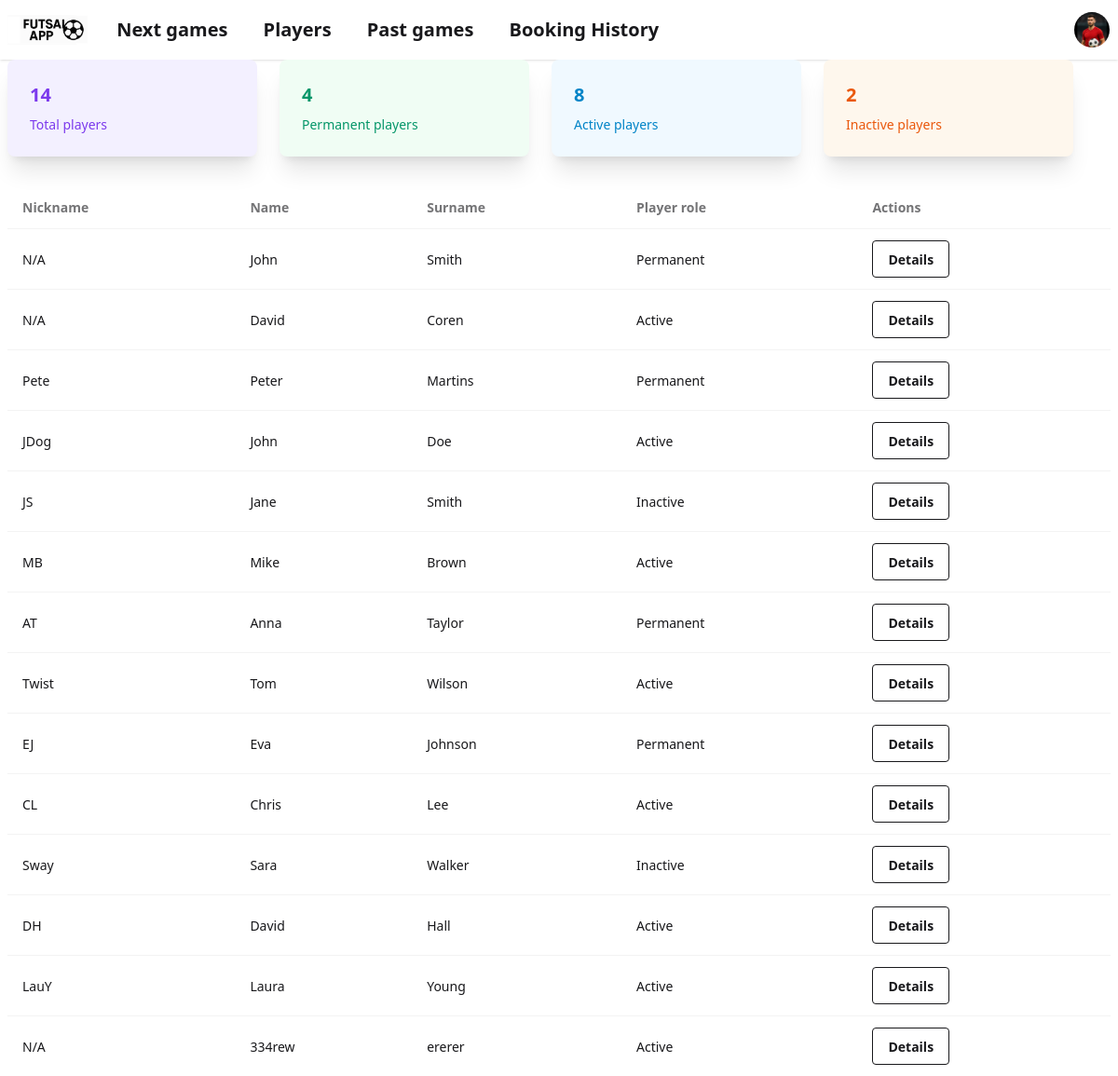
Screenshot of /games/players/ with the database file from the repository.
### games/models.py (models this page shows, shortened)
class Player(models.Model):
    ROLE_CHOICES = [('Active','Active'),('Inactive','Inactive'),('Permanent','Permanent')]
    name = models.CharField(max_length=255, validators=[MinLengthValidator(3)])
    surname = models.CharField(max_length=255, validators=[MinLengthValidator(3)])
    email = models.EmailField(max_length=255, validators=[MinLengthValidator(3)])
    mobile_number = models.CharField(
        max_length=9,
        validators=[RegexValidator(regex=r'^\d{9}$', message="Mobile number must contain exactly 9 digits")]
    )
    nickname = models.CharField(max_length=255, default='N/A', validators=[MinLengthValidator(3)])
    role = models.CharField(max_length=10, choices=ROLE_CHOICES, default='Active')

### games/views.py (the view)
# urls.py: path('players/', views.all_players, name='all_players_url'),
def all_players(request):
    found_players = Player.objects.all()
    found_players_aggregation = found_players.aggregate(
        total_players = Count('id'),
        permanent_players=Count('id', filter=Q(role='Permanent')),
        active_players=Count('id', filter=Q(role='Active')),
        inactive_players=Count('id', filter=Q(role='Inactive')),
    )
    return render(request, 'games/all_players.html', {
        'players': found_players,
        'details': found_players_aggregation
    })

### games/templates/games/all_players.html (shortened to what this page needs)
{% extends 'index.html' %}
{% block content %}
    <div class="grid grid-cols-4 gap-6 mb-8 mr-10">
        <div class="card shadow-xl bg-players-purple">
            <div class="card-body">
                <div class="text-xl font-semibold">{{ details.total_players }}</div>
                <p class="text-sm">Total players</p>
            </div>
        </div>
        <div class="card shadow-xl bg-players-green">
            <div class="card-body">
                <div class="text-xl font-semibold">{{ details.permanent_players }}</div>
                <p class="text-sm">Permanent players</p>
            </div>
        </div>
        <div class="card shadow-xl bg-players-blue">
            <div class="card-body">
                <div class="text-xl font-semibold">{{ details.active_players }}</div>
                <p class="text-sm">Active players</p>
            </div>
        </div>
        <div class="card shadow-xl bg-players-red">
            <div class="card-body">
                <div class="text-xl font-semibold">{{ details.inactive_players }}</div>
                <p class="text-sm">Inactive players</p>
            </div>
        </div>
    </div>
    <table class="table">
        <thead>
        <tr>
            <th>Nickname</th>
            <th>Name</th>
            <th>Surname</th>
            <th>Player role</th>
            <th>Actions</th>
        </tr>
        </thead>
        <tbody>
        {% for player in players %}
            <tr>
                <td>{{ player.nickname }}</td>
                <td>{{ player.name }}</td>
                <td>{{ player.surname }}</td>
                <td>{{ player.role }}</td>
                <td><a href="{% url 'player_details_url' player_id=player.id %}" class="btn btn-outline">Details</a></td>
            </tr>
        {% endfor %}
        </tbody>
    </table>
{% endblock content %}

### rows the page displays
Player: nickname "N/A", name "John", surname "Smith", role "Permanent"
Player: nickname "N/A", name "David", surname "Coren", role "Active"
Player: nickname "Pete", name "Peter", surname "Martins", role "Permanent"
Player: nickname "JDog", name "John", surname "Doe", role "Active"
Player: nickname "JS", name "Jane", surname "Smith", role "Inactive"
Player: nickname "MB", name "Mike", surname "Brown", role "Active"
Player: nickname "AT", name "Anna", surname "Taylor", role "Permanent"
Player: nickname "Twist", name "Tom", surname "Wilson", role "Active"
Player: nickname "EJ", name "Eva", surname "Johnson", role "Permanent"
Player: nickname "CL", name "Chris", surname "Lee", role "Active"
Player: nickname "Sway", name "Sara", surname "Walker", role "Inactive"
Player: nickname "DH", name "David", surname "Hall", role "Active"
Player: nickname "LauY", name "Laura", surname "Young", role "Active"
Player: nickname "N/A", name "334rew", surname "ererer", role "Active"

### other values shown
{{ details.total_players }} "14"
{{ details.permanent_players }} "4"
{{ details.active_players }} "8"
{{ details.inactive_players }} "2"
